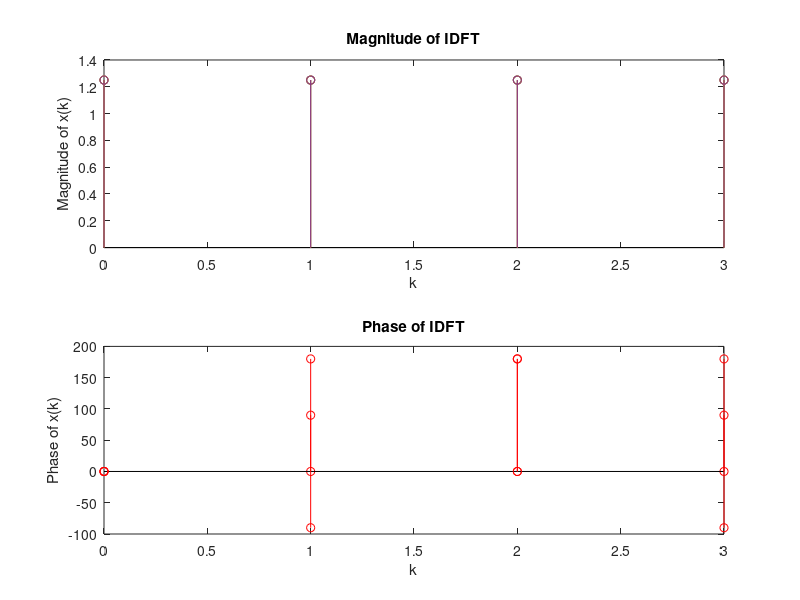

The MATLAB source for this figure:
% To compute IDFT of the signal given below using matrix 
% method in MATLAB.X(K)=[6,-2+j2,-2,-2-j2]
% Displaythe IDFT result in command window as a matrix.
% Name- Mishkat Ahmad Neyazi 
% Reg No.- 189402164 Sec- ECE-C Batch- C3
clc
%% IDFT
N=4;
k=0:1:N-1;
n=0:1:N-1;
WN=exp(1i*2*pi/N);
WN_nk=WN.^(n'*k);
X=input('enter the signal');
X_t=X';
x=(1/N)*(WN_nk*X_t);
mag_x=abs(x);
A = "IDFT result";
disp(A)
disp(x)
B = "IDFT result in absolute form";
disp(B)
disp(mag_x)
phase_x=angle(x)*180/pi;
%% Plotting 
subplot(2,1,1);
stem(k,mag_x)
xlabel('k');
ylabel('Magnitude of x(k)');
title('Magnitude of IDFT');
subplot(2,1,2);
stem(k,phase_x,'r')
xlabel('k');
ylabel('Phase of x(k)');
title('Phase of IDFT');